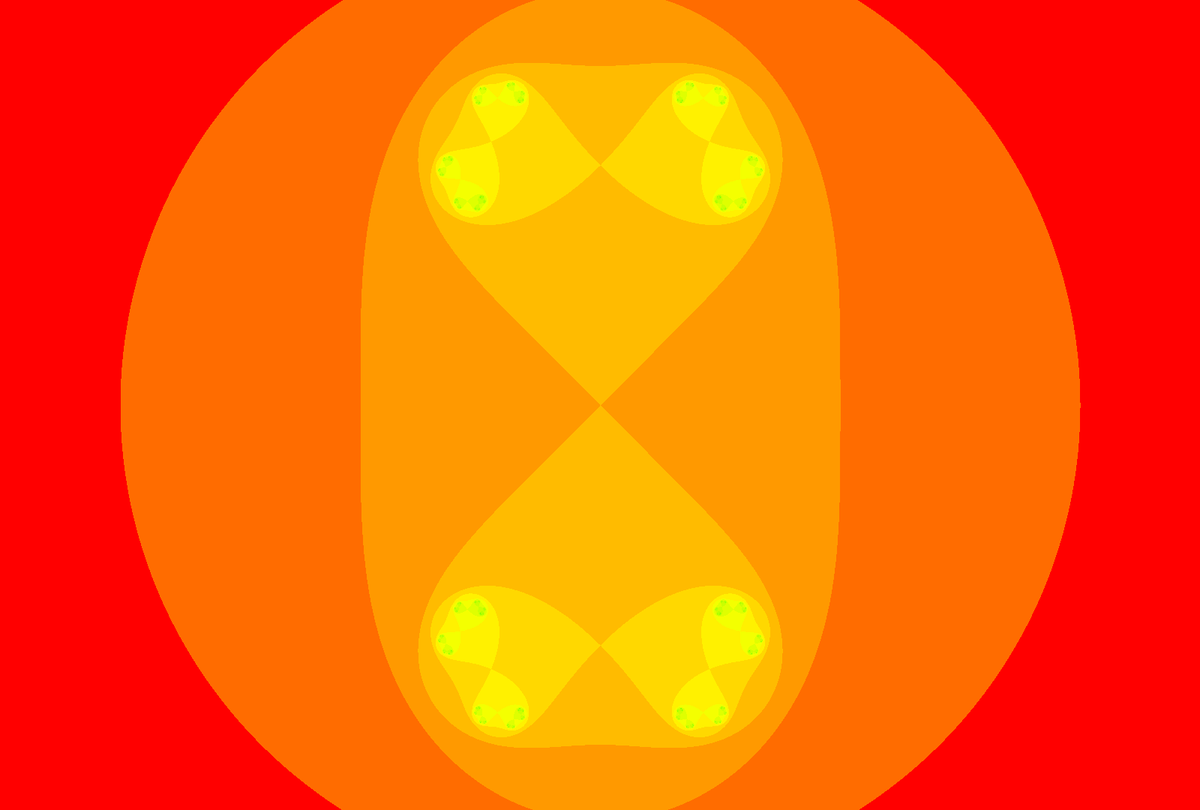
Frame 1 (no input)
Frame 60 (the mouse pressed at the canvas centre just before this capture): identical to frame 1, image omitted
Frame 120 (the mouse held since frame 60 and released just before this capture): identical to frame 1, image omitted

The Processing sketch that drew this single still picture (run headless with seeded random() and noise(); from frame 60 on, the mouse is pressed at the canvas centre):

// Processing sketch: julia
// ── julia.pde
// Daniel Shiffman
// http://codingtra.in
// http://patreon.com/codingtrain
// Code for: https://youtu.be/fAsaSkmbF5s

float angle = 0;

void setup() {
  size(1600, 1080);
  colorMode(HSB, 1);
}
void draw() {

  // float ca = map(mouseX, 0, width, -1, 1);//-0.70176;
  // float cb = map(mouseY, 0, height, -1, 1);//-0.3842;

  float ca = cos(angle*3.213);//sin(angle);
  float cb = sin(angle);

  //angle += 0.02;

  background(255);

  // Establish a range of values on the complex plane
  // A different range will allow us to "zoom" in or out on the fractal

  // It all starts with the width, try higher or lower values
  //float w = abs(sin(angle))*5;
  float w = 5;
  float h = (w * height) / width;

  // Start at negative half the width and height
  float xmin = -w/2;
  float ymin = -h/2;

  // Make sure we can write to the pixels[] array.
  // Only need to do this once since we don't do any other drawing.
  loadPixels();

  // Maximum number of iterations for each point on the complex plane
  int maxiterations = 200;

  // x goes from xmin to xmax
  float xmax = xmin + w;
  // y goes from ymin to ymax
  float ymax = ymin + h;

  // Calculate amount we increment x,y for each pixel
  float dx = (xmax - xmin) / (width);
  float dy = (ymax - ymin) / (height);

  // Start y
  float y = ymin;
  for (int j = 0; j < height; j++) {
    // Start x
    float x = xmin;
    for (int i = 0; i < width; i++) {

      // Now we test, as we iterate z = z^2 + cm does z tend towards infinity?
      float a = x;
      float b = y;
      int n = 0;
      while (n < maxiterations) {
        float aa = a * a;
        float bb = b * b;
        // Infinity in our finite world is simple, let's just consider it 16
        if (aa + bb > 4.0) {
          break;  // Bail
        }
        float twoab = 2.0 * a * b;
        a = aa - bb + ca;
        b = twoab + cb;
        n++;
      }

      // We color each pixel based on how long it takes to get to infinity
      // If we never got there, let's pick the color black
      if (n == maxiterations) {
        pixels[i+j*width] = color(0);
      } else {
        // Gosh, we could make fancy colors here if we wanted
        float hu = sqrt(float(n) / maxiterations);
        pixels[i+j*width] = color(hu, 255, 150);
      }
      x += dx;
    }
    y += dy;
  }
  updatePixels();
  println(frameRate);
}

void keyPressed(){
 if(key == 'w'){
  angle += 0.01;
 }
 else if (key == 's'){
   angle -= 0.01;
 }
 else if (key == 'S'){
   angle -= .001;
 }
 else if (key == 'W'){
   angle += .001;
 }
}
